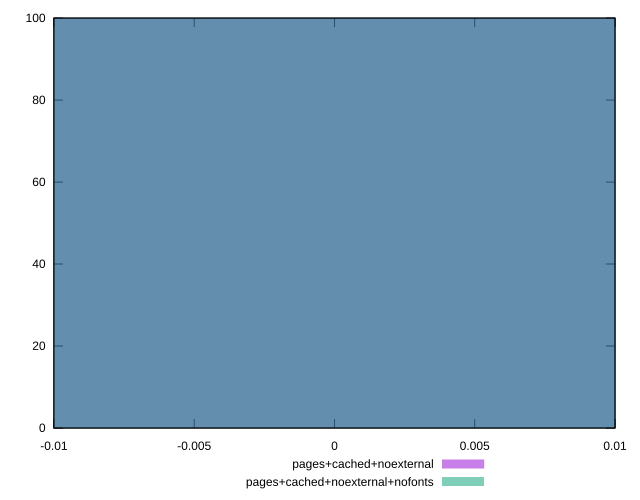

Write gnuplot code to recreate this figure.
reset
set terminal svg size 640, 500 enhanced background rgb 'white'
set output "reprap/efficient-animated-content/comparison/histogram/5_vs_6.svg"

$pagesCachedNoexternal <<EOF
0 100
EOF

$pagesCachedNoexternalNofonts <<EOF
0 100
EOF

set key outside below
set boxwidth 0.1
set yrange [0:100]
set style fill transparent solid 0.5 noborder

plot \
  $pagesCachedNoexternal title "pages+cached+noexternal" with boxes, \
  $pagesCachedNoexternalNofonts title "pages+cached+noexternal+nofonts" with boxes, \


reset
